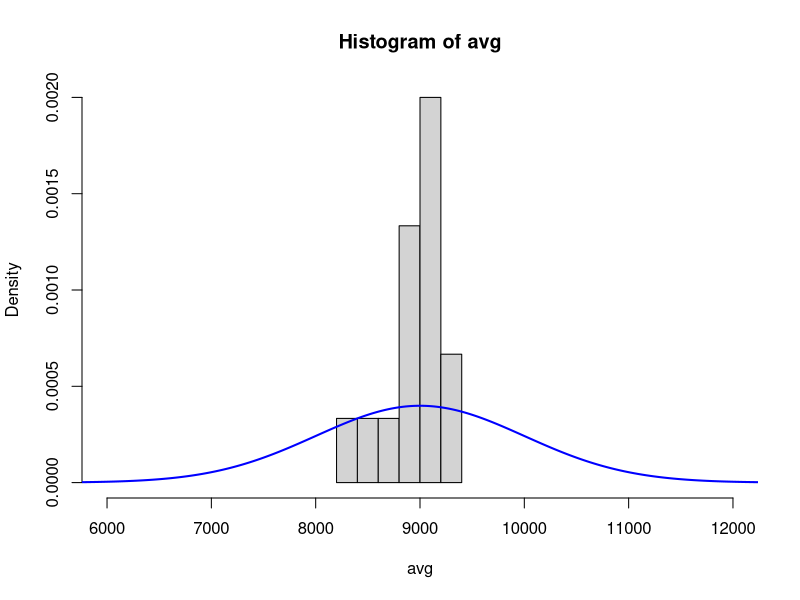

Recreate this plot in R.
## ---- chunk 1
knitr::opts_chunk$set(echo = TRUE)
## ---- chunk 2
Z.180 <- (180-171.1)/9.4
Z.155 <- (155-171.1)/9.4 
print(c(Z.180, Z.155))
## ---- chunk 3
print(c(1 - pnorm(Z.180), pnorm(Z.155)))
## ---- chunk 4
ME <- 1.96 * 9.4 / sqrt(507)
ME
## ---- chunk 5
SE <- 4.31 / sqrt(36)
Z.32 <- ( 32 - 30.69 ) / SE
Z.32
1 - pnorm(Z.32)
## ---- chunk 6
age.high <- 30.69 + (1.645 * 4.31 / sqrt(36))
age.low <- 30.69 - (1.645 * 4.31 / sqrt(36))
print(c(age.low, age.high))
## ---- chunk 7
SE <- 6.5 / sqrt(36)
Z.118 <- ( 118.2 - 100 ) / SE
Z.118
2 * (1 - pnorm(Z.118))
## ---- chunk 8
IQ.high <- 118.2 + 1.645 * 6.5 / sqrt (36)
IQ.low <- 118.2 - 1.645 * 6.5 / sqrt (36)
print(c(IQ.low, IQ.high))
## ---- chunk 9
Z.10500 <- (10500 - 9000) / 1000
Z.10500
1 - pnorm(Z.10500)
## ---- chunk 10
SE <- 1000 / sqrt(15)
Z.10500 <- (10500 - 9000) / SE
Z.10500
1 - pnorm(Z.10500)

## ---- chunk 11
avg <- rep(0,15)
for (i in 1:15){
  avg[i] <- mean(rnorm(15, 9000, 1000))
}
hist(avg,breaks = 5, xlim = c(6000,12000), probability = TRUE)

x <- 5000:13000
y <- dnorm(x = x, 9000, 1000)

lines(x = x, y = y, ylab='', lwd=2, col='blue')
